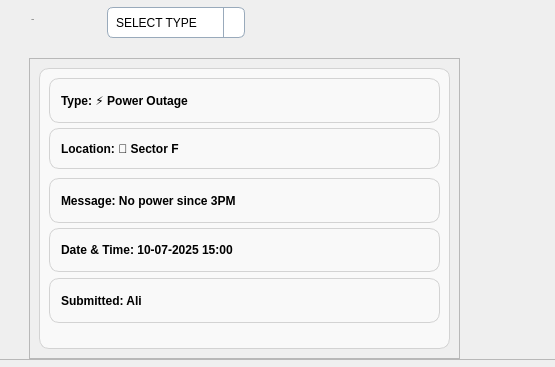
<?xml version="1.0" encoding="UTF-8"?>
<ui version="4.0">
 <class>FeedPage</class>
 <widget class="QWidget" name="FeedPage">
  <property name="geometry">
   <rect>
    <x>0</x>
    <y>0</y>
    <width>555</width>
    <height>367</height>
   </rect>
  </property>
  <property name="windowTitle">
   <string>Form</string>
  </property>
  <property name="styleSheet">
   <string notr="true">/*#FeedPage{
 background-image: url(:/images/assets/feedPageImg.png);
    background-repeat: no-repeat;
    background-position: center;
    background-attachment: fixed;
}*/
#backgroundframe {
    background-image:  url(:/images/assets/feedPageImg.png);
    background-repeat: no-repeat;
    background-position: center;
    background-size: cover;
}</string>
  </property>
  <widget class="QFrame" name="backgroundframe">
   <property name="geometry">
    <rect>
     <x>-1</x>
     <y>-1</y>
     <width>561</width>
     <height>361</height>
    </rect>
   </property>
   <property name="styleSheet">
    <string notr="true"/>
   </property>
   <property name="frameShape">
    <enum>QFrame::Shape::StyledPanel</enum>
   </property>
   <property name="frameShadow">
    <enum>QFrame::Shadow::Raised</enum>
   </property>
   <widget class="QScrollArea" name="scrollArea">
    <property name="geometry">
     <rect>
      <x>30</x>
      <y>59</y>
      <width>431</width>
      <height>301</height>
     </rect>
    </property>
    <property name="widgetResizable">
     <bool>true</bool>
    </property>
    <widget class="QWidget" name="scrollAreaWidgetContents">
     <property name="geometry">
      <rect>
       <x>0</x>
       <y>0</y>
       <width>429</width>
       <height>299</height>
      </rect>
     </property>
     <layout class="QVBoxLayout" name="verticalLayout_2">
      <item>
       <widget class="QFrame" name="reportCardTemplate">
        <property name="styleSheet">
         <string notr="true">QFrame {
    background-color: #f9f9f9;
    border: 1px solid #d3d3d3;
    border-radius: 10px;
    padding: 8px;
}</string>
        </property>
        <property name="frameShape">
         <enum>QFrame::Shape::StyledPanel</enum>
        </property>
        <property name="frameShadow">
         <enum>QFrame::Shadow::Raised</enum>
        </property>
        <widget class="QLabel" name="label_9">
         <property name="geometry">
          <rect>
           <x>230</x>
           <y>344</y>
           <width>379</width>
           <height>45</height>
          </rect>
         </property>
         <property name="font">
          <font>
           <bold>true</bold>
          </font>
         </property>
         <property name="text">
          <string>Submitted: Ali</string>
         </property>
        </widget>
        <widget class="QLabel" name="label_12">
         <property name="geometry">
          <rect>
           <x>230</x>
           <y>296</y>
           <width>379</width>
           <height>44</height>
          </rect>
         </property>
         <property name="font">
          <font>
           <bold>true</bold>
          </font>
         </property>
         <property name="text">
          <string>Date &amp; Time: 10-07-2025 15:00</string>
         </property>
        </widget>
        <widget class="QLabel" name="label_8">
         <property name="geometry">
          <rect>
           <x>10</x>
           <y>10</y>
           <width>391</width>
           <height>45</height>
          </rect>
         </property>
         <property name="font">
          <font>
           <bold>true</bold>
          </font>
         </property>
         <property name="text">
          <string>Type: ⚡ Power Outage</string>
         </property>
        </widget>
        <widget class="QLabel" name="label_13">
         <property name="geometry">
          <rect>
           <x>10</x>
           <y>60</y>
           <width>391</width>
           <height>41</height>
          </rect>
         </property>
         <property name="font">
          <font>
           <bold>true</bold>
          </font>
         </property>
         <property name="text">
          <string>Location: 📍 Sector F</string>
         </property>
        </widget>
        <widget class="QLabel" name="label_11">
         <property name="geometry">
          <rect>
           <x>10</x>
           <y>110</y>
           <width>391</width>
           <height>45</height>
          </rect>
         </property>
         <property name="font">
          <font>
           <bold>true</bold>
          </font>
         </property>
         <property name="text">
          <string>Message: No power since 3PM</string>
         </property>
        </widget>
        <widget class="QLabel" name="label_14">
         <property name="geometry">
          <rect>
           <x>10</x>
           <y>160</y>
           <width>391</width>
           <height>44</height>
          </rect>
         </property>
         <property name="font">
          <font>
           <bold>true</bold>
          </font>
         </property>
         <property name="text">
          <string>Date &amp; Time: 10-07-2025 15:00</string>
         </property>
        </widget>
        <widget class="QLabel" name="label_10">
         <property name="geometry">
          <rect>
           <x>10</x>
           <y>210</y>
           <width>391</width>
           <height>45</height>
          </rect>
         </property>
         <property name="font">
          <font>
           <bold>true</bold>
          </font>
         </property>
         <property name="text">
          <string>Submitted: Ali</string>
         </property>
        </widget>
       </widget>
      </item>
     </layout>
    </widget>
   </widget>
   <widget class="QComboBox" name="comboFilter">
    <property name="geometry">
     <rect>
      <x>108</x>
      <y>8</y>
      <width>138</width>
      <height>31</height>
     </rect>
    </property>
    <property name="styleSheet">
     <string notr="true">QComboBox {
    background-color: white;
    border: 1px solid #9ab;
    border-radius: 6px;
    padding: 4px 8px;
    font: 14px “Segoe UI”, sans-serif;
    min-width: 120px;
}
QComboBox::drop-down {
    subcontrol-origin: padding;
    subcontrol-position: top right;
    width: 20px;
    border-left: 1px solid #9ab;
}
QComboBox::down-arrow {
    image: url(:/images/assets/downArrow.png);
    width: 12px; height: 12px;
}
</string>
    </property>
    <property name="currentText">
     <string/>
    </property>
    <property name="placeholderText">
     <string>SELECT TYPE</string>
    </property>
    <item>
     <property name="text">
      <string>All</string>
     </property>
    </item>
    <item>
     <property name="text">
      <string>⚡ Electricity</string>
     </property>
    </item>
    <item>
     <property name="text">
      <string>🌐 Internet</string>
     </property>
    </item>
    <item>
     <property name="text">
      <string>💧 Water</string>
     </property>
    </item>
    <item>
     <property name="text">
      <string>🔥 Gas</string>
     </property>
    </item>
    <item>
     <property name="text">
      <string>📶 Mobile Network</string>
     </property>
    </item>
    <item>
     <property name="text">
      <string>💡 Street Light</string>
     </property>
    </item>
    <item>
     <property name="text">
      <string>❓ Other</string>
     </property>
    </item>
   </widget>
   <widget class="QLabel" name="label_2">
    <property name="geometry">
     <rect>
      <x>32</x>
      <y>10</y>
      <width>71</width>
      <height>21</height>
     </rect>
    </property>
    <property name="font">
     <font>
      <family>“Segoe UI”</family>
      <pointsize>-1</pointsize>
      <italic>false</italic>
      <bold>true</bold>
     </font>
    </property>
    <property name="styleSheet">
     <string notr="true">QLabel{
font: 14px “Segoe UI”;
font:bold;
}</string>
    </property>
    <property name="text">
     <string>🧭 Filter:</string>
    </property>
   </widget>
  </widget>
 </widget>
 <resources/>
 <connections/>
</ui>
